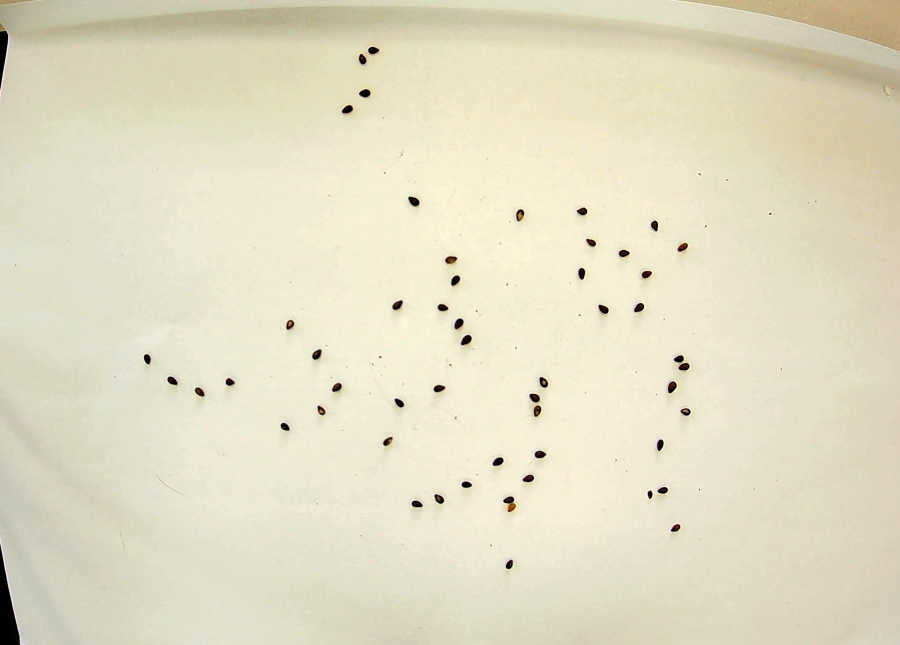
#> input picture image.jpg, 1800 x 1290 px (shown at 1/2 size)
$ python count_sesami.py --noSesami image.jpg --Sesami image.jpg
#> lines starting #> are read from the running program, lines starting #| are printed output that depends on the picture; after the words box and inside, x2 and y2 are one past the last pixel; in counts of white or black regions, pixels touching at a corner belong together; long printed decimals are rounded
### sesami_detection.py
import cv2
import numpy as numpy

class SESAMI:
    def __init__(self, reSize=(1800,1290), vThresh1=210, vThresh2=120, vErode=2, vDilate=4, debug=False):
        self.resize = reSize
        self.thresh1 = vThresh1
        self.thresh2 = vThresh2
        self.erode = vErode
        self.dilate = vDilate
        self.indexNum = 0
        self.debug = debug

    def countSesami(self, image, minSize=25, maxSize=450):
#> called with minSize = 35, maxSize = 300
        self.indexNum += 1
#> self.indexNum = 1
        numSesami = 0

        image = cv2.resize(image, self.resize, interpolation = cv2.INTER_AREA)
        if(self.debug==True and self.indexNum==2):
            # cv2.imshow("Original #" + str(self.indexNum) , image)
            # cv2.imwrite("original.png", image)
            pass

        gray1 = cv2.cvtColor(image, cv2.COLOR_BGR2GRAY)
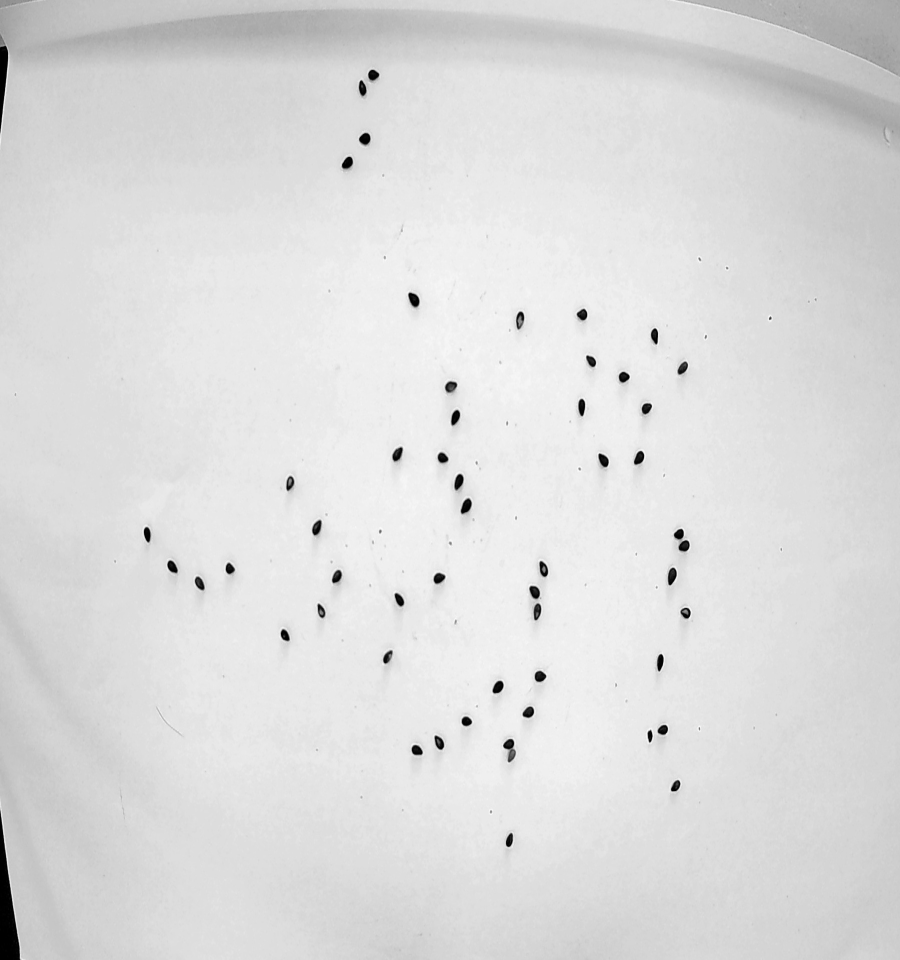
#> gray1: shape (960, 900); min 0, max 250, mean 220.2
        (T, gray1) = cv2.threshold(gray1, self.thresh1, 255, cv2.THRESH_BINARY)
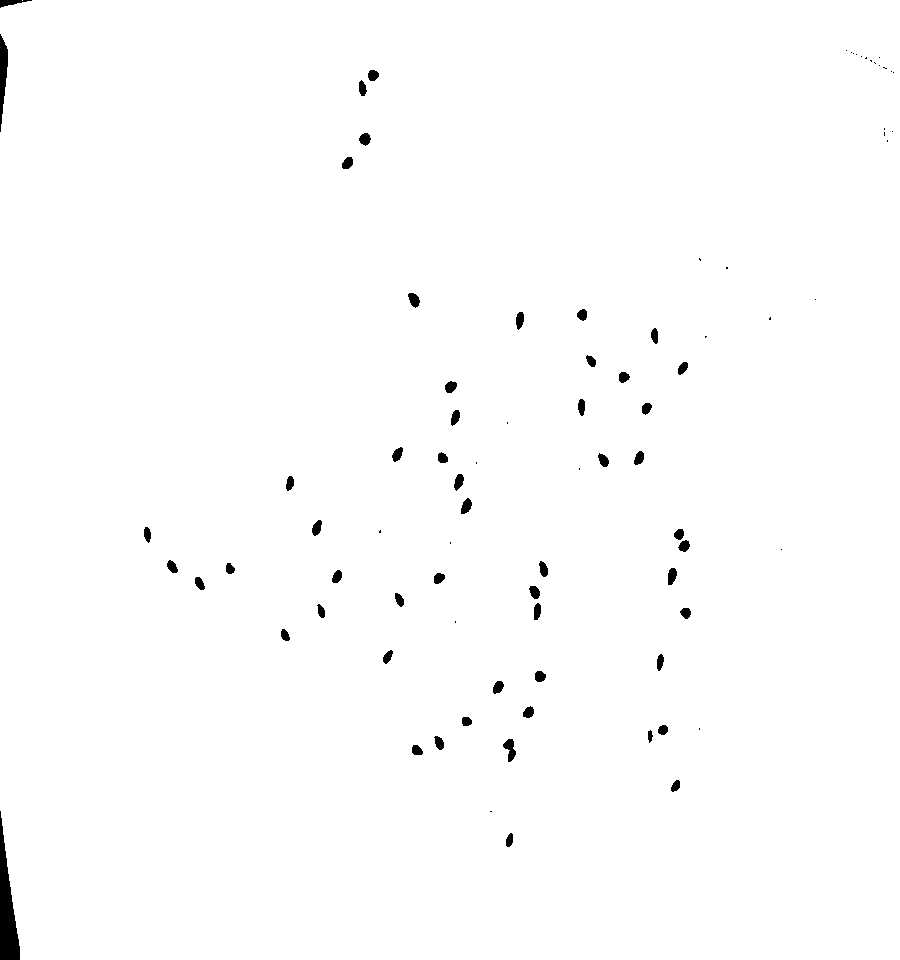
#> gray1: shape (960, 900); 99.2% white; 86 black regions (31 under 20 px), largest, box (x1, y1, x2, y2) and area: (0, 811, 20, 960) 1560, (0, 34, 8, 132) 472, (503, 739, 516, 762) 166
#> T = 150
        gray1 = cv2.erode(gray1, None, iterations=self.erode)
#> gray1: shape (960, 900); 98.8% white; 80 black regions (22 under 20 px), largest, box (x1, y1, x2, y2) and area: (0, 810, 21, 960) 1730, (0, 33, 9, 133) 588, (673, 528, 691, 553) 279
        gray1 = cv2.dilate(gray1, None, iterations=self.dilate)
#> gray1: shape (960, 900); 99.5% white; 55 black regions (1 under 20 px)

        lab = cv2.cvtColor(image, cv2.COLOR_BGR2LAB)
#> lab: shape (960, 900, 3); mean of channels 0, 1, 2 224.6, 125.6, 141.1
        (L, A, gray2) = cv2.split(lab)
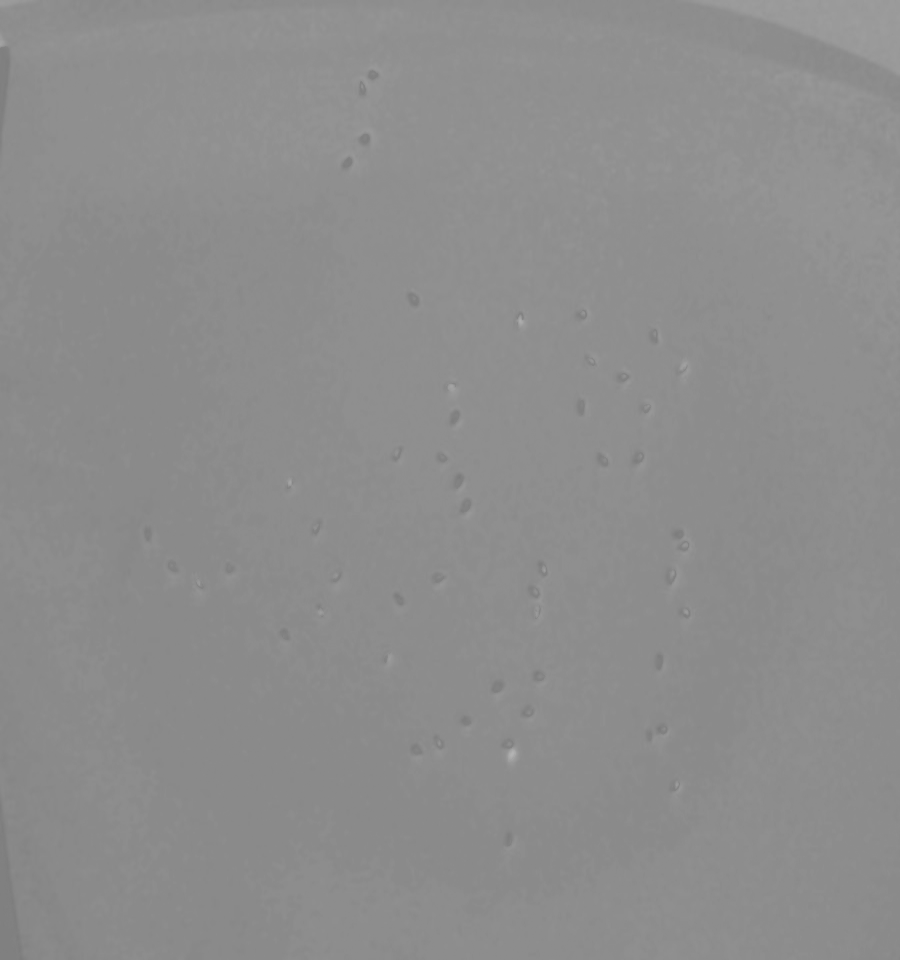
#> gray2: shape (960, 900); min 122, max 179, mean 141.1
        (T, gray2) = cv2.threshold(gray2, self.thresh2, 255, cv2.THRESH_BINARY)
#> gray2: shape (960, 900); every value is 0
#> T = 250
        gray2 = cv2.erode(gray2, None, iterations=self.erode)
        gray2 = cv2.dilate(gray2, None, iterations=self.dilate)

        gray = cv2.bitwise_or(gray1, gray2)

        if(self.debug==True and self.indexNum==2):
            cv2.imshow("GRAY1", gray1)
            cv2.imshow("GRAY2", gray2)
            cv2.imshow("Final GRAY", gray)
            # pass

        (cnts, _) = cv2.findContours(gray, cv2.RETR_LIST, cv2.CHAIN_APPROX_SIMPLE)
#> cnts = 53 contours; largest, box (x1, y1, x2, y2) and area: (0, 0, 900, 960) 860316, (503, 739, 516, 762) 122, (408, 293, 420, 307) 86, (668, 568, 677, 585) 86, (461, 499, 472, 514) 84
        for (i, c) in enumerate(cnts):
            area = cv2.contourArea(c)
            (x, y, w, h) = cv2.boundingRect(c)
            hull = cv2.convexHull(c)
            hullArea = cv2.contourArea(hull)
            solidity = (area / float(hullArea)) if (hullArea>0) else 0

            if(self.debug==True and self.indexNum==2):
                print ("area:{} , hullArea:{}, solidity:{}".format(area,hullArea,solidity))

            if((area>=minSize and area<=maxSize)):
                if((solidity>=0.7 and solidity<=1)):
                    numSesami += 1
                    ((x, y), radius) = cv2.minEnclosingCircle(c)
                    cv2.drawContours(image, [c], -1, (0, 255, 0), 2)
#> this loop made 53 passes
#> (area, w, h, hullArea, solidity, radius) on passes 1, 2, 3, 4, 5, 7, 8, 9, 10, 11, 12, 13: (49.5, 7, 13, 51, 0.971, 6.18), (48.5, 9, 11, 49.5, 0.98, 5.59), (61.5, 11, 10, 62.5, 0.984, 5.45), (122, 13, 23, 164.5, 0.742, 11.05), (66, 9, 14, 69, 0.957, 6.8), (53, 10, 10, 54.5, 0.972, 4.74), (53.5, 10, 9, 54.5, 0.982, 4.76), (68.5, 11, 11, 72, 0.951, 5.7), (73, 11, 12, 75.5, 0.967, 6.27), (70, 11, 11, 72.5, 0.966, 5.31), (56.5, 7, 15, 60.5, 0.934, 7.07), (53.5, 10, 12, 56, 0.955, 6.27)
#> (area, w, h, hullArea, solidity) on passes 6, 53: (23.5, 4, 10, 23.5, 1), (860315.5, 900, 960, 860774.5, 0.999)
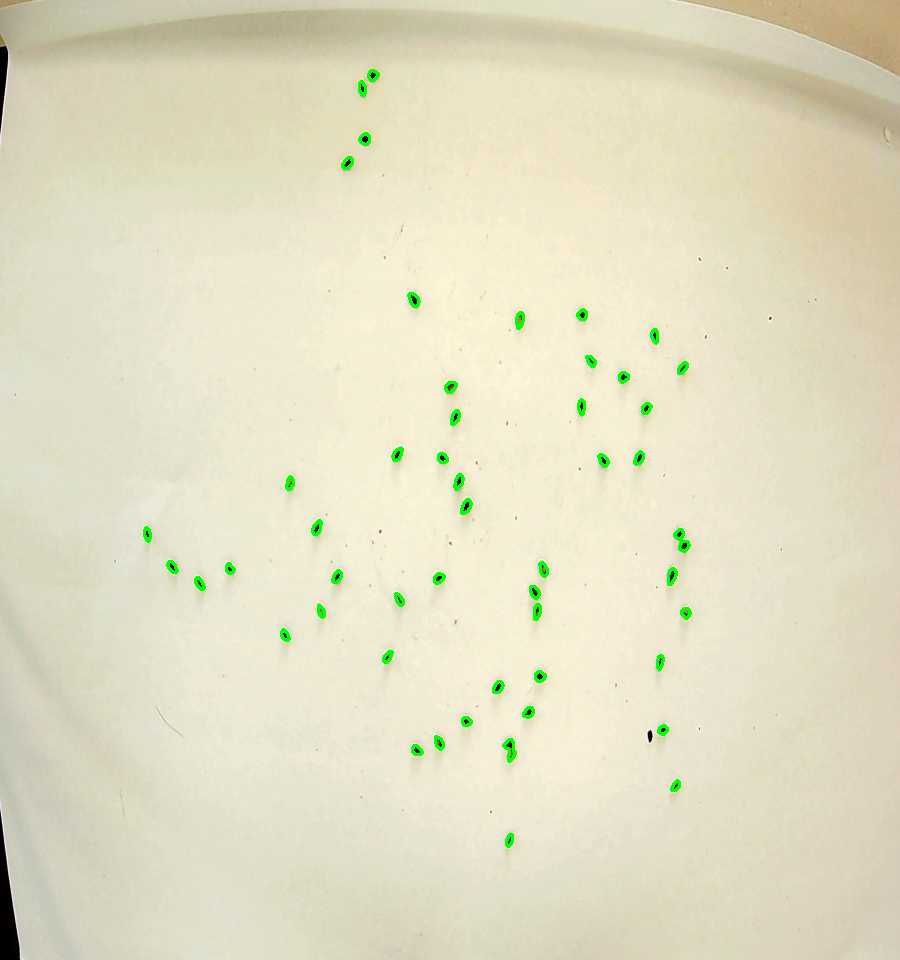
#> image: shape (960, 900, 3); mean of channels 0, 1, 2 195.7, 222.6, 226.1; drawn as B, G, R
#> after the loop, numSesami = 51

        if(self.debug==True and self.indexNum==2):
            font = cv2.FONT_HERSHEY_COMPLEX_SMALL
            cv2.putText(image, "Sesami count: " + str(numSesami), (image.shape[1]-500, 40), font, 2, (255, 1, 126), 3)
            cv2.imwrite("detectSesami.png", image)
            cv2.imshow("Sesami #" + str(self.indexNum) , image)

        return numSesami

### count_sesami.py
import argparse
import cv2
#import numpy as np
from sesami_detection import SESAMI

# You can adjust the values here ---------------
reSize=(900,960)
#-----------------------------------------------

ap = argparse.ArgumentParser()
ap.add_argument("-n", "--noSesami", required=True, help="Path to the image path with no Sesami")
ap.add_argument("-s", "--Sesami", required=True, help="Path to the image with Sesami")

args = vars(ap.parse_args())

objSesami = SESAMI(reSize=reSize, vThresh1=150, vThresh2=250, vErode=1, vDilate=2, debug=True)

# numNoSesami = objSesami.countSesami(cv2.imread(args["noSesami"]), minSize=35, maxSize=450)
numSesami = objSesami.countSesami(cv2.imread(args["Sesami"]), minSize=35, maxSize=300)
#> numSesami = 51
numSesami = objSesami.countSesami(cv2.imread(args["Sesami"]), minSize=35, maxSize=300)
#> call 2 of countSesami, with minSize = 35, maxSize = 300
#> in countSesami (call 2), `self.indexNum += 1`: self.indexNum = 2
#> in countSesami (call 2), `(T, gray1) = cv2.threshold(gray1, self.thresh1, 255, cv2.THRESH_BINARY)`: T = 150
#> in countSesami (call 2), `(T, gray2) = cv2.threshold(gray2, self.thresh2, 255, cv2.THRESH_BINARY)`: T = 250
#> the loop in countSesami (call 2), `for (i, c) in enumerate(cnts):` made 53 passes
#| area:49.5 , hullArea:51.0, solidity:0.9706
#| area:48.5 , hullArea:49.5, solidity:0.9798
#| area:61.5 , hullArea:62.5, solidity:0.984
#| area:122.0 , hullArea:164.5, solidity:0.7416
#| area:66.0 , hullArea:69.0, solidity:0.9565
#| area:23.5 , hullArea:23.5, solidity:1.0
#| area:53.0 , hullArea:54.5, solidity:0.9725
#| area:53.5 , hullArea:54.5, solidity:0.9817
#> (further printed lines are left out)
#> in countSesami (call 2), `cv2.putText(image, "Sesami count: " + str(numSesami), (image.shape[1]-..`:
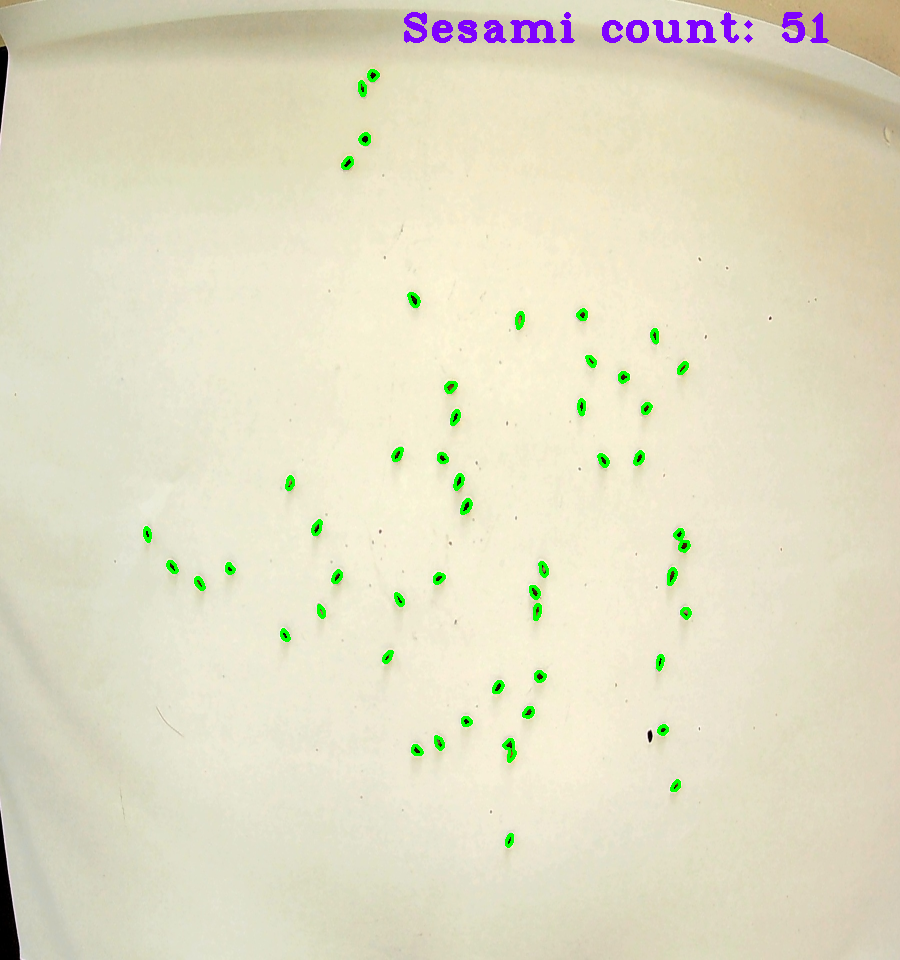
#> image: shape (960, 900, 3); 0.56% of pixels changed, all inside (x1, y1, x2, y2) = (404, 12, 829, 43); drawn as B, G, R
# countSesami = (numSesami-numNoSesami) if (numSesami-numNoSesami>0) else 0

print("Sesami count: {}".format(numSesami))
#| Sesami count: 51

cv2.waitKey(0)
